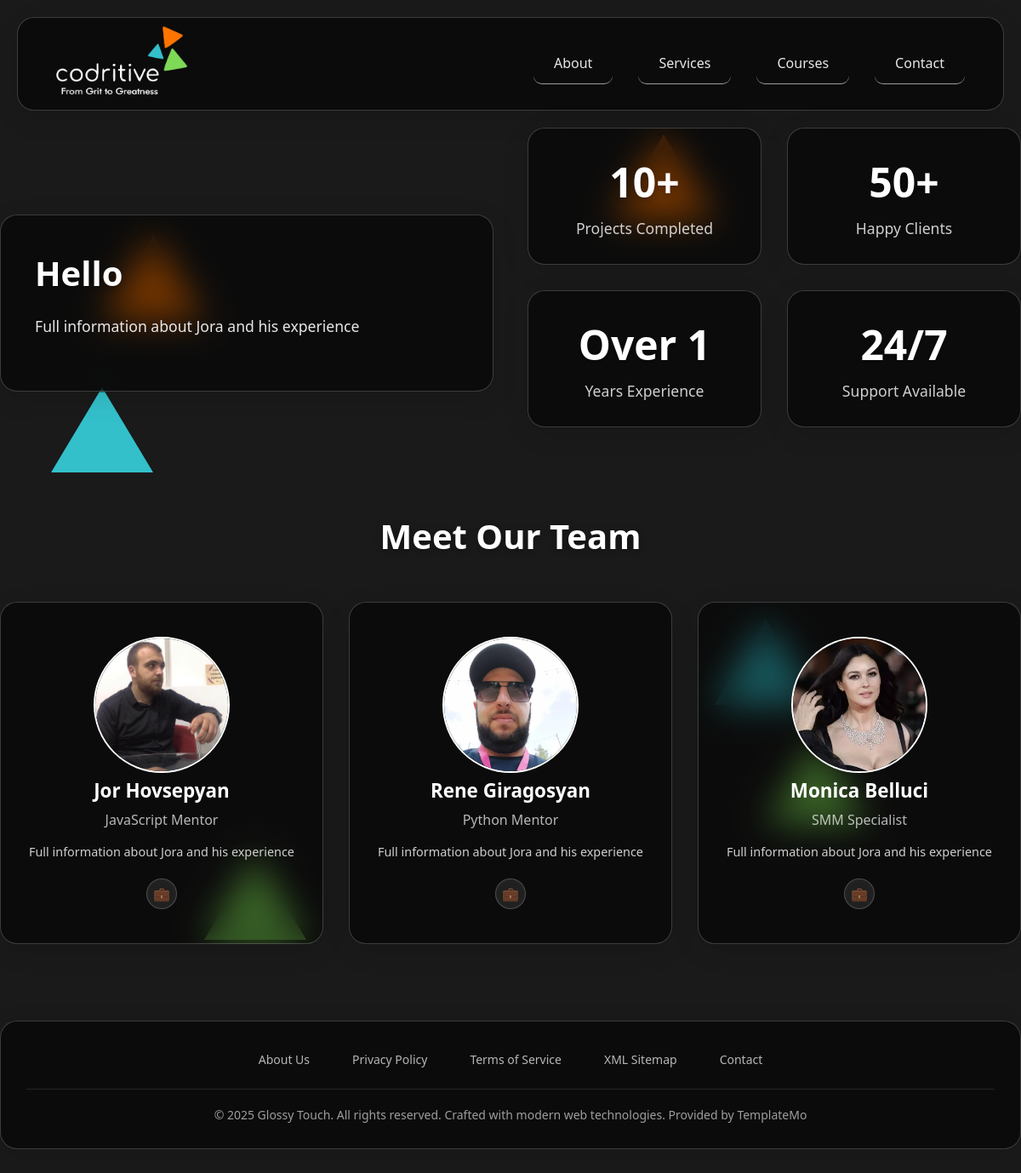
The page /about/ on the database its author committed.
### core/models.py (models this page shows, shortened)
class Logo(models.Model):
    image = models.ImageField(upload_to='logo_images/', blank=True, null=True)

class About(models.Model):
    title = models.CharField(max_length=255)
    description = models.TextField()
    image = models.ImageField(upload_to='about_images/', blank=True, null=True)

class Our_Team(models.Model):
    POSITION_CHOICES = [
        ('QA Specialist', 'QA Specialist'),
        ('Python Mentor', 'Python Mentor'),
        ('UI/UX Designer', 'UI/UX Designer'),
        ('JavaScript Mentor', 'JavaScript Mentor'),
        ('SMM Specialist', 'SMM Specialist'),
        ('Cybersecurity Mentor', 'Cybersecurity Mentor'),
    ]
    name = models.CharField(max_length=100)
    position = models.CharField(max_length=100, choices=POSITION_CHOICES)
    bio = models.TextField()
    image = models.ImageField(upload_to='team_images/', blank=True, null=True)
    link = models.URLField(blank=True, null=True)

### core/views.py (the view)
# urls.py: path('about/', views.about, name='about'),
def about(request):
    about_info = About.objects.first()
    team_members = Our_Team.objects.all()
    return render(request, 'core/about.html', {
        'about': about_info,
        'team_members': team_members
        })

### core/context_processors.py (called while the page is built)
def logo(request):
    return {'logo': Logo.objects.first()}

### core/templates/core/about.html (shortened to what this page needs)
{% extends "core/base.html" %}
{% load static %}
{% block content %}
    <link rel="stylesheet" href="{% static 'css/templatemo-glossy-touch.css' %}">
<div class="container">
    <div class="content-wrapper">
        <section class="about-content">
            <div class="about-text glass">
                <h2>{{ about.title }}</h2>
                <p>{{ about.description }}</p>
            </div>
            <div class="stats">
                <div class="stat-card glass">
                    <div class="stat-number">10+</div>
                    <div class="stat-label">Projects Completed</div>
                </div>
                <div class="stat-card glass">
                    <div class="stat-number">50+</div>
                    <div class="stat-label">Happy Clients</div>
                </div>
                <div class="stat-card glass">
                    <div class="stat-number">Over 1</div>
                    <div class="stat-label">Years Experience</div>
                </div>
                <div class="stat-card glass">
                    <div class="stat-number">24/7</div>
                    <div class="stat-label">Support Available</div>
                </div>
            </div>
        </section>
        <section class="team-section">
            <h2>Meet Our Team</h2>
            <div class="team-grid">
                {% for member in team_members %}
                <div class="team-member glass">
                    {% if member.image %}
                    <a href="{% url 'core:tutor' member.pk %}">
                        <img src="{{ member.image.url }}" class="team-avatar-img" style="height:160px">
                    </a>
                    {% else %}
                        <div class="team-avatar">👨‍💻</div>
                    {% endif %}
                    <h3>{{ member.name }}</h3>
                    <p class="role">{{ member.position }}</p>
                    <p class="bio">{{ member.bio }}</p>
                    <div class="team-social">
                        <a href="{% url 'core:tutor' member.pk %}" title="LinkedIn">💼</a>
                    </div>
                </div>
                {% endfor %}
            </div>
        </section>
    </div>
</div>
{% endblock %}

### core/templates/core/base.html (shortened to what this page needs)
{% load static %}
<!DOCTYPE html>
<html lang="en">
<head>
    <link rel="stylesheet" href="{% static 'css/templatemo-glossy-touch.css' %}">
</head>
<body>
    <div class="bg-shapes">
        <div class="shape"></div>
        <div class="shape"></div>
        <div class="shape"></div>
        <div class="shape"></div>
        <div class="shape"></div>
        <div class="shape"></div>
    </div>
    <header>
        <div class="container">
            <nav class="glass">
                <div class="logo">
                    {% if logo %}
                        <a href="{% url 'core:home' %}">
                            <img src="{{ logo.image.url }}" alt="Logo" style="height:80px">
                        </a>
                    {% else %}
                        <a href="{% url 'core:home' %}">Home</a>
                    {% endif %}
                </div>
                <div class="nav-links">
                    <a href="{% url 'core:about' %}">About</a>
                    <a href="{% url 'core:service' %}">Services</a>
                    <a href="{% url 'core:training' %}">Courses</a>
                    <a href="{% url 'core:contact' %}">Contact</a>
                </div>
            </nav>
        </div>
    </header>
    {% block content %}{% endblock %}
    <div id="footer">
        <div class="container">
            <footer class="glass">
                <div class="footer-content">
                    <div class="footer-links">
                        <a href="#">About Us</a>
                        <a href="#">Privacy Policy</a>
                        <a href="#">Terms of Service</a>
                        <a href="#">XML Sitemap</a>
                        <a href="#">Contact</a>
                    </div>
                    <div class="copyright">
                        &copy; 2025 Glossy Touch. All rights reserved. Crafted with modern web technologies.
                        Provided by <a rel="nofollow" href="https://templatemo.com" target="_blank">TemplateMo</a>
                    </div>
                </div>
            </footer>
        </div>
    </div>
</body>
</html>

### rows shown on the page
Logo: image (picture)
About: title "Hello", description "Full information about Jora and his experience"
Our_Team: image (picture), name "Jor Hovsepyan", position "JavaScript Mentor", bio "Full information about Jora and his experience"
Our_Team: image (picture), name "Rene Giragosyan", position "Python Mentor", bio "Full information about Jora and his experience"
Our_Team: image (picture), name "Monica Belluci", position "SMM Specialist", bio "Full information about Jora and his experience"
